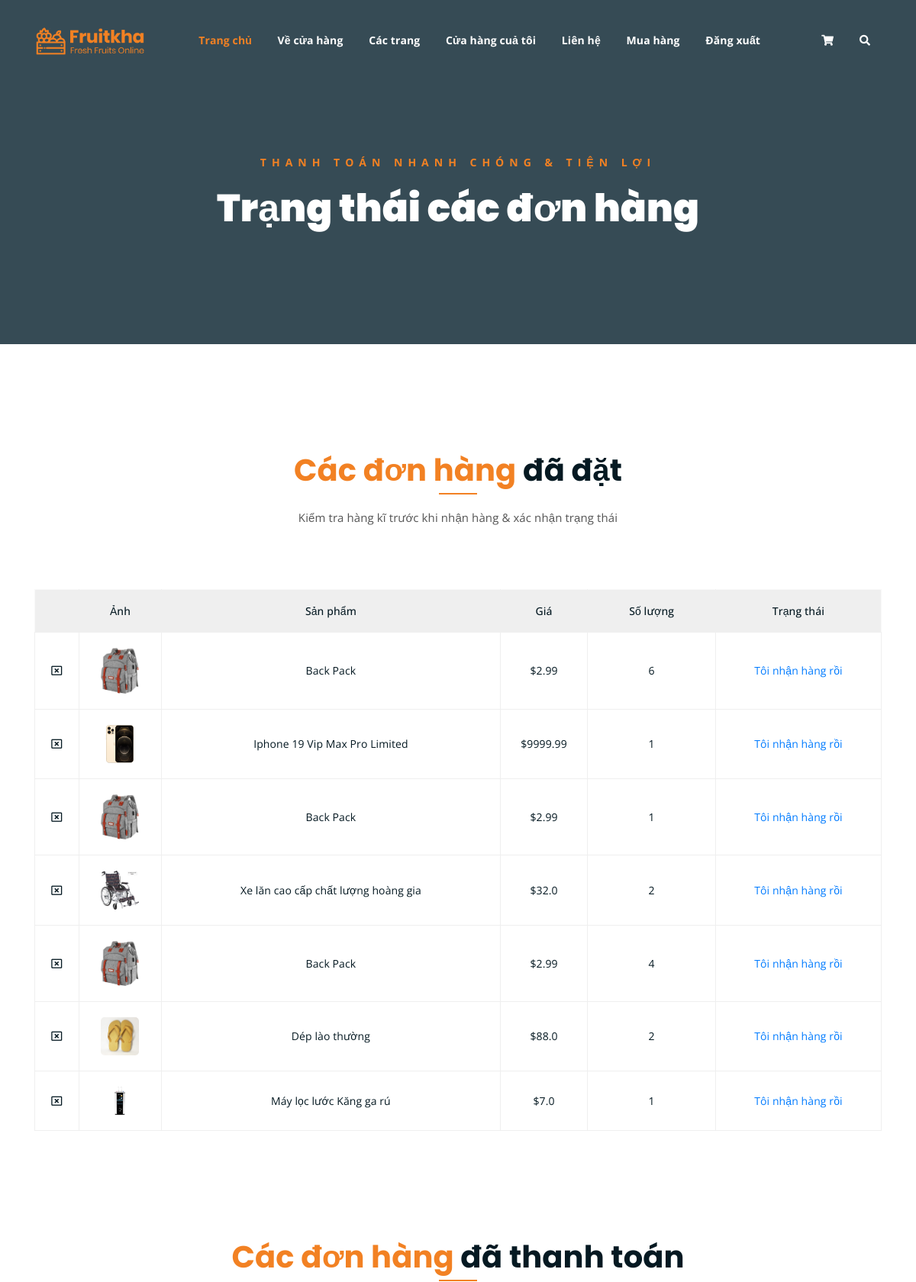
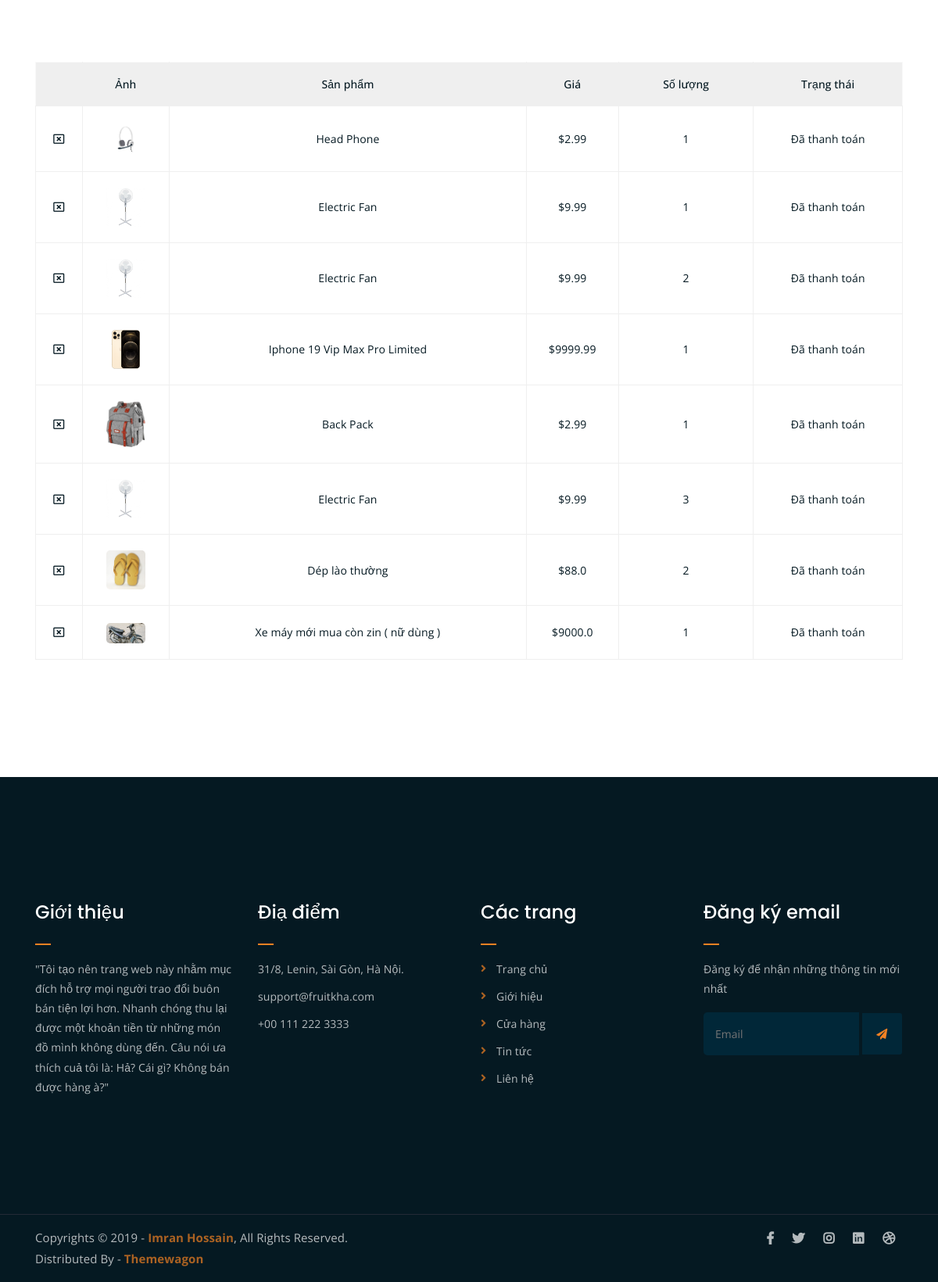
Screenshot of /ushipping/ (signed in) with the database file from the repository (2 pictures, top to bottom).
### store/models.py (models this page shows, shortened)
class OrderItem(models.Model):
    product = models.ForeignKey(Product, on_delete=models.CASCADE, null=True, blank=True)
    order = models.ForeignKey(Order, on_delete=models.CASCADE, null=True, blank=True)
    quantity = models.IntegerField(default=1, null=True, blank=True)
    shippingstatus = models.BooleanField(default=False, null=True, blank=False)
    added_date = models.DateTimeField(auto_now_add=True)
    seller = models.ForeignKey(User, on_delete=CASCADE, null=True )

class Product(models.Model):
    name = models.CharField(max_length=255, null=True)
    description = models.TextField(null=True)
    price = models.FloatField(null=True)
    available = models.BooleanField(default=True, null=True, blank=False)
    image = models.ImageField()
    seller = models.ForeignKey(User, on_delete=CASCADE, null=True)
    tag = models.ManyToManyField(Category, related_name="tag_product", blank=True)

### store/views.py (the view)
# urls.py: path("ushipping/", MyShipping.as_view(), name="usershipping")
class MyShipping(LoginRequiredMixin, ListView):
    model = Product
    context_object_name = "products"
    template_name = "store/usershipping.html"
    def get_context_data(self, **kwargs):
        context = super(MyShipping, self).get_context_data(**kwargs)
        customer = Customer.objects.get(customer= self.request.user)
        context['orders'] = Order.objects.filter(customer = customer, completed = True)
        context['orderitems'] = OrderItem.objects.filter(order_id__in =[o for o in context['orders']], shippingstatus = False )
        context['ordereditems'] = OrderItem.objects.filter(order_id__in =[o for o in context['orders']], shippingstatus = None )
        return context

### store/templates/store/usershipping.html (shortened to what this page needs)
{% extends 'store/base.html' %}
{% load static %}
{% block content %}
	<div class="breadcrumb-section breadcrumb-bg">
		<div class="container">
			<div class="row">
				<div class="col-lg-8 offset-lg-2 text-center">
					<div class="breadcrumb-text">
						<p>Thanh toán nhanh chóng & tiện lợi</p>
						<h1>Trạng thái các đơn hàng</h1>
					</div>
				</div>
			</div>
		</div>
	</div>
	<div class="cart-section mt-150 mb-150">
		<div class="container">
            <div class="row">
				<div class="col-lg-8 offset-lg-2 text-center">
					<div class="section-title">
						<h3><span class="orange-text">Các đơn hàng </span> đã đặt</h3>
						<p>Kiểm tra hàng kĩ trước khi nhận hàng & xác nhận trạng thái </p>
					</div>
				</div>
			</div>
			<div class="row">
				<div class="col-lg-12 col-md-12">
					<div class="cart-table-wrap">
						<table class="cart-table">
							<thead class="cart-table-head">
								<tr class="table-head-row">
									<th class="product-remove"></th>
									<th class="product-image">Ảnh</th>
									<th class="product-name">Sản phẩm</th>
									<th class="product-price">Giá</th>
									<th class="product-quantity">Số lượng</th>
									<th class="product-total">Trạng thái</th>
								</tr>
							</thead>
							<tbody>
								{% for n in orderitems %}
								<tr class="table-body-row">
									<td class="product-remove"><a href="#"><i class="far fa-window-close"></i></a></td>
									<td class="product-image"><img src="{{n.product.image.url}}" alt=""></td>
									<td class="product-name">{{n.product.name}}</td>
									<td class="product-price">${{ n.product.price }}</td>
									<td class="product-quantity">{{ n.quantity}}
									</td>
									<td class="product-total"><div style="flex:1"><a href="{% url 'shipped' n.id %}">Tôi nhận hàng rồi</a></div></td>
								</tr>
								{% endfor %}
							</tbody>
						</table>
					</div>
				</div>
			</div>
		</div>
	</div>
    <div class="cart-section mt-150 mb-150">
		<div class="container">
            <div class="row">
				<div class="col-lg-8 offset-lg-2 text-center">
					<div class="section-title">
						<h3><span class="orange-text">Các đơn hàng</span> đã thanh toán</h3>
					</div>
				</div>
			</div>
			<div class="row">
				<div class="col-lg-12 col-md-12">
					<div class="cart-table-wrap">
						<table class="cart-table">
							<thead class="cart-table-head">
								<tr class="table-head-row">
									<th class="product-remove"></th>
									<th class="product-image">Ảnh</th>
									<th class="product-name">Sản phẩm</th>
									<th class="product-price">Giá</th>
									<th class="product-quantity">Số lượng</th>
									<th class="product-total">Trạng thái</th>
								</tr>
							</thead>
							<tbody>
								{% for n in ordereditems %}
								<tr class="table-body-row">
									<td class="product-remove"><a href="#"><i class="far fa-window-close"></i></a></td>
									<td class="product-image"><img src="{{n.product.image.url}}" alt=""></td>
									<td class="product-name">{{n.product.name}}</td>
									<td class="product-price">${{ n.product.price }}</td>
									<td class="product-quantity">{{ n.quantity}}
									</td>
									<td class="product-total"><p>Đã thanh toán </p></td>
								</tr>
								{% endfor %}
							</tbody>
						</table>
					</div>
				</div>
			</div>
		</div>
	</div>
{% endblock %}

### static/assets/css/main.css (style rules this page uses)
html { font-size: 14px; font-weight: 400; line-height: 28px; height: 100%; }
body { font-family: "Open Sans", sans-serif; font-weight: 400; font-size: 1rem; letter-spacing: 0.1px; line-height: 1.8; color: #051922; overflow-x: hidden; }
body img { max-width: 100%; }
a { cursor: pointer; text-decoration: none; -webkit-transition: all 0.2s ease-in-out; -o-transition: all 0.2s ease-in-out; transition: all 0.2s ease-in-out; }
h1, .h1, h2, .h2, h3, .h3, h4, .h4, h5, .h5, h6, .h6 { font-family: "Poppins", sans-serif; font-weight: 700; margin: 0 0 1.25rem 0; color: #051922; }
h1:last-child, .h1:last-child, h2:last-child, .h2:last-child, h3:last-child, .h3:last-child, h4:last-child, .h4:last-child, h5:last-child, .h5:last-child, h6:last-child, .h6:last-child { margin: 0; }
h1, .h1 { font-size: 4rem; font-weight: 700; line-height: 4rem; }
h3, .h3 { font-size: 2rem; font-weight: 700; line-height: 2.25rem; }
p { font-family: "Open Sans", sans-serif; font-weight: 400; font-size: 1rem; letter-spacing: 0.1px; line-height: 1.8; color: #051922; margin: 0 0 1.25rem 0; }
p:last-child { margin: 0; }
.mt-150 { margin-top: 150px; }
.mb-150 { margin-bottom: 150px; }
.orange-text { color: #F28123; }
.section-title h3 { font-size: 40px; position: relative; padding-bottom: 15px; }
.section-title h3:after { position: absolute; content: ''; left: 0px; right: 0px; bottom: 0px; width: 50px; height: 2px; background-color: #F28123; margin: 0 auto; }
.section-title p { font-size: 15px; width: 530px; margin: 0 auto; color: #555; margin-top: 10px; line-height: 1.8; }
.section-title { margin-bottom: 80px; }
.breadcrumb-bg { background-image: url(../img/breadcrumb-bg.jpg); }
.breadcrumb-text p { color: #F28123; font-weight: 700; text-transform: uppercase; letter-spacing: 7px; }
.breadcrumb-text h1 { font-size: 50px; font-weight: 900; color: #fff; margin: 0; margin-top: 20px; }
.breadcrumb-section { padding: 150px 0; background-size: cover; background-position: center center; position: relative; z-index: 1; background-attachment: fixed; padding-top: 200px; }
.breadcrumb-section:after { position: absolute; left: 0; top: 0; width: 100%; height: 100%; content: ""; background-color: #07212e; z-index: -1; opacity: 0.8; }
.product-image img { -webkit-transition: 0.3s; -o-transition: 0.3s; transition: 0.3s; }
html, body { height: 100%; }
.product-image { padding: 30px; padding-bottom: 0; }
.product-image img { width: 90%; border-radius: 5px; margin-bottom: 20px; }
table.cart-table { border: 1px solid #f9f9f9; width: 100%; }
thead { border-bottom: 1px solid #eee; }
tr.table-head-row th { border-right: 1px solid #efefef; padding: 15px; font-weight: 500; text-align: center; }
tr.table-head-row th:last-child { border-right: none; }
.cart-table-wrap tbody tr td { text-align: center; }
td.product-image img { max-width: 50px; -webkit-box-shadow: none; box-shadow: none; margin-bottom: 0; }
.cart-table-wrap tbody tr td { border: 1px solid #efefef; padding: 20px 0; color: #051922; }
thead.cart-table-head tr { background-color: #efefef; }
td.product-remove a { color: #051922; }

### rows the page displays
OrderItem: product.image (picture), product.name "Back Pack", product.price "2.99", quantity "6"
OrderItem: product.image (picture), product.name "Iphone 19 Vip Max Pro Limited", product.price "9999.99", quantity "1"
OrderItem: product.image (picture), product.name "Back Pack", product.price "2.99", quantity "1"
OrderItem: product.image (picture), product.name "Xe lăn cao cấp chất lượng hoàng gia", product.price "32.0", quantity "2"
OrderItem: product.image (picture), product.name "Back Pack", product.price "2.99", quantity "4"
OrderItem: product.image (picture), product.name "Dép lào thường", product.price "88.0", quantity "2"
OrderItem: product.image (picture), product.name "Máy lọc lước Kăng ga rú", product.price "7.0", quantity "1"
OrderItem: product.image (picture), product.name "Head Phone", product.price "2.99", quantity "1"
OrderItem: product.image (picture), product.name "Electric Fan", product.price "9.99", quantity "1"
OrderItem: product.image (picture), product.name "Electric Fan", product.price "9.99", quantity "2"
OrderItem: product.image (picture), product.name "Iphone 19 Vip Max Pro Limited", product.price "9999.99", quantity "1"
OrderItem: product.image (picture), product.name "Back Pack", product.price "2.99", quantity "1"
OrderItem: product.image (picture), product.name "Electric Fan", product.price "9.99", quantity "3"
OrderItem: product.image (picture), product.name "Dép lào thường", product.price "88.0", quantity "2"
OrderItem: product.image (picture), product.name "Xe máy mới mua còn zin ( nữ dùng )", product.price "9000.0", quantity "1"
